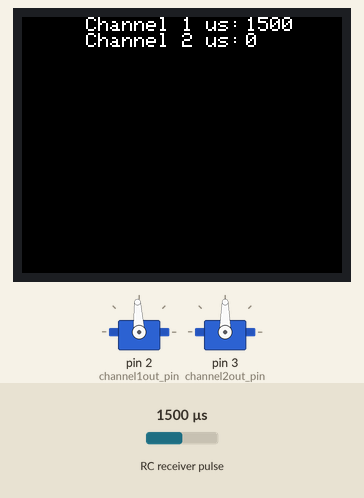
This sketch was run on a simulated Arduino Mega 2560, built with avr-gcc and run on an emulated ATmega2560. Shown: 160×128 colour display, 2 × servo. Wiring (inferred from the names in the program): RC receiver channel: data pin 21. The inputs (shaded band) are chosen by the test bench; at power-on: RC receiver pulse 1500 µs.

Above: at 1.2 s.
1.3 s: RC receiver pulse (sensor on pin 21) set to 1020 µs
At 1.78 s:
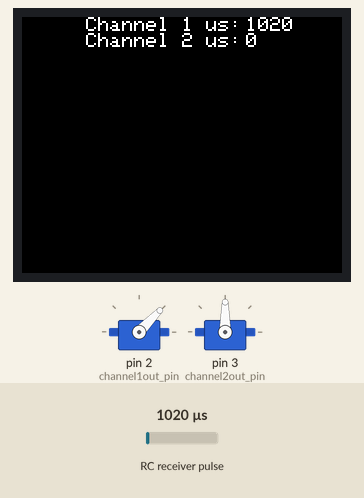
3.5 s: RC receiver pulse (sensor on pin 21) set to 1250 µs
At 4.1 s:
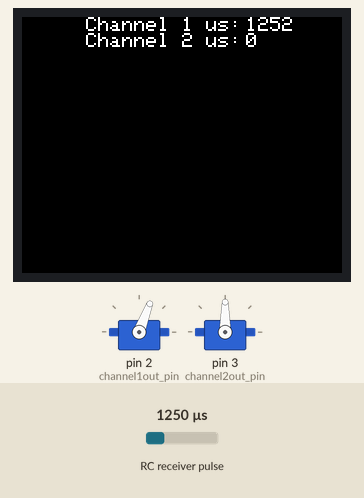
5.7 s: RC receiver pulse (sensor on pin 21) set to 1750 µs
At 6.1 s:
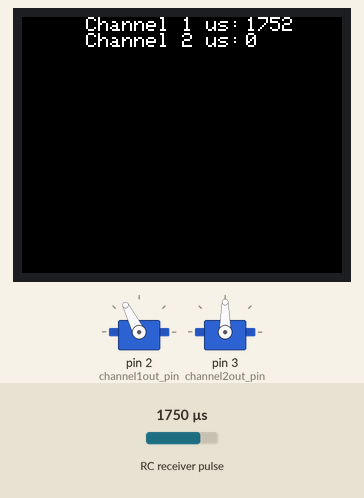
7.7 s: RC receiver pulse (sensor on pin 21) set to 1980 µs
At 8.69 s:
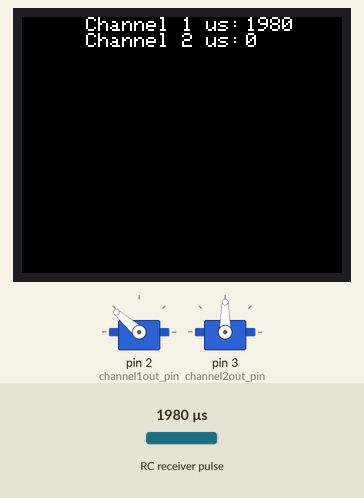
Timing chart, 0 to 10.9 s (numbered marks = the images above; inputs shaded):
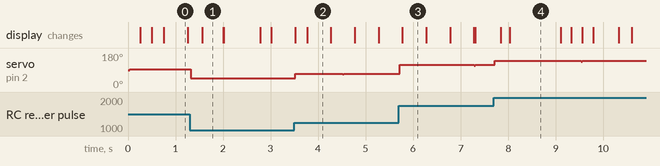

The sketch:

readChannelsScreen.ino
```cpp
#include <Servo.h>
#include <TFT.h>  // Arduino LCD library
#include <SPI.h>

// pin definition for SPI
#define cs   10
#define dc   9
#define rst  8

//create instance
Servo channel1out, channel2out, channel3out;
TFT TFTscreen = TFT(cs, dc, rst);

volatile int autonomous_flag = 0; // 0==human, 1==autonomous
volatile unsigned long timer_start1, timer_start2, timer_start3;
volatile int pulse_time1, pulse_time2, pulse_time3;
volatile int old_interrupt_time1, old_interrupt_time2, old_interrupt_time3;
int channel1in = 21, channel2in = 22 , channel3in = 23 ; //input pin
int channel1out_pin = 2, channel2out_pin = 3;
int steering_center = 1514, throttle_center = 1498; //figure out a way to read this in

//screen variables
char channel1Printout[5], channel2Printout[5];


//Interrupts for rx channels
void readChannel1() {
  //ISR for input pin
  old_interrupt_time1 = micros(); //get time since start of the loop
  if (digitalRead(channel1in) == HIGH)
  {
    timer_start1 = micros(); //if input pin is high get time
  }
  else
  {
    if (timer_start1 != 0)
    {
      /*if the timer start is nonzero, that means you are endin a pulse
         and need to do math to get the net time in the pulse
      */
      pulse_time1 = micros() - timer_start1; //new pulse width in microseconds

      if (autonomous_flag == 0)
      {
        channel1out.writeMicroseconds(pulse_time1);
      }

      timer_start1 = 0; //reset timer
    }
  }

}

void readChannel2() {
  //ISR for input pin
  old_interrupt_time2 = micros(); //get time since start of the loop
  if (digitalRead(channel2in) == HIGH)
  {
    timer_start2 = micros(); //if input pin is high get time
  }
  else
  {
    if (timer_start2 != 0)
    {
      /*if the timer start is nonzero, that means you are endin a pulse
         and need to do math to get the net time in the pulse
      */
      pulse_time2 = micros() - timer_start2; //new pulse width in microseconds

      if (autonomous_flag == 0)
      {
        channel2out.writeMicroseconds(pulse_time2);
      }

      timer_start2 = 0; //reset timer
    }
  }

}

void readChannel3() {
  //ISR for input pin
  old_interrupt_time3 = micros(); //get time since start of the loop
  if (digitalRead(channel3in) == HIGH)
  {
    timer_start3 = micros(); //if input pin is high get time
  }
  else
  {
    if (timer_start3 != 0)
    {
      /*if the timer start is nonzero, that means you are endin a pulse
         and need to do math to get the net time in the pulse
      */

      pulse_time3 = micros() - timer_start3; //new pulse width in microseconds

      //control autonomous signal
      if (pulse_time3 <= 1500)
      {
        autonomous_flag = 0;
      }
      else
      {
        autonomous_flag = 1;
        //do nothing
      }
      //channel3out.writeMicroseconds(pulse_time3);
      timer_start3 = 0; //reset timer
    }
  }

}


void setup() {
  // put your setup code here, to run once:

  //screen stuff
  TFTscreen.begin();
  // clear the screen with a black background
  TFTscreen.background(0, 0, 0);

  // write the static text to the screen
  // set the font color to white
  TFTscreen.stroke(255, 255, 255);
  // set the font size
  TFTscreen.setTextSize(1);
  TFTscreen.text("Channel 1 us:\n ", 32, 0);
  TFTscreen.text("Channel 2 us:\n ", 32, 8);

  //initialize timers
  timer_start1 = 0; timer_start2 = 0; timer_start3 = 0;

  //config pins as inputs
  pinMode(channel1in, INPUT_PULLUP); pinMode(channel2in, INPUT_PULLUP); pinMode(channel3in, INPUT_PULLUP);//config read pin as input

  //output signal pins
  channel1out.attach(channel1out_pin); channel2out.attach(channel2out_pin); //channel3out.attach(23);

  //assign input interrupts
  attachInterrupt(digitalPinToInterrupt(channel1in), readChannel1, CHANGE); //assign interrupt to pin
  attachInterrupt(digitalPinToInterrupt(channel2in), readChannel2, CHANGE); //assign interrupt to pin
  attachInterrupt(digitalPinToInterrupt(channel3in), readChannel3, CHANGE); //assign interrupt to pin
  //Serial.begin(115200); //serial communication

}

uint32_t timer = millis();
int erased=1;

void loop() {
  // put your main code here, to run repeatedly:

  if (autonomous_flag == 1)
  {
    channel1out.writeMicroseconds(steering_center);
    channel2out.writeMicroseconds(throttle_center);
    //do stuff in autonomous mode

    //need another flag for learning points vs just driving around
    //look like 2 or 3 points ahead
    //create vector for point to point,
    //check current pos often
    //PID steering
  }

  if (timer > millis()) timer = millis(); //rollover

  if (erased==1) {


    String channel1Val = String(pulse_time1);
    String channel2Val = String(pulse_time2);

    // convert the reading to a char array
    channel1Val.toCharArray(channel1Printout, 5);
    channel2Val.toCharArray(channel2Printout, 5);


    // set the font color
    TFTscreen.stroke(255, 255, 255);
    // print the sensor value
    TFTscreen.text(channel1Printout, 32 + 80, 0);
    TFTscreen.text(channel2Printout, 32 + 80, 8);
    erased=0;
  }
  // wait for a moment
  if (millis() - timer > 250) {
    timer=millis();
    // erase the text you just wrote
    TFTscreen.stroke(0, 0, 0);
    TFTscreen.text(channel1Printout, 32 + 80, 0);
    TFTscreen.text(channel2Printout, 32 + 80, 8);
    erased=1;
  }
  //print current I/O pulsewidths
  //Serial.print(pulse_time1);
  //Serial.print(" | ");
  //Serial.print(pulse_time2); //print pulse width in us
  //Serial.print(" | ");
  //Serial.println(pulse_time3);


}
```

Measured:
- after the input at 1.3 s, the display: changes after 0.26 s (image 1)
- after the input at 5.7 s, the display: changes after 0.08 s (image 3)
- after the input at 7.7 s, the display: first changes after 0.14 s (image 4 shows a later state)
- what the display in image 0 shows lasts 0.5 s, from 0.8 s to 1.3 s
- what the display in image 1 shows lasts 0.4 s, from 1.6 s to 2.0 s
